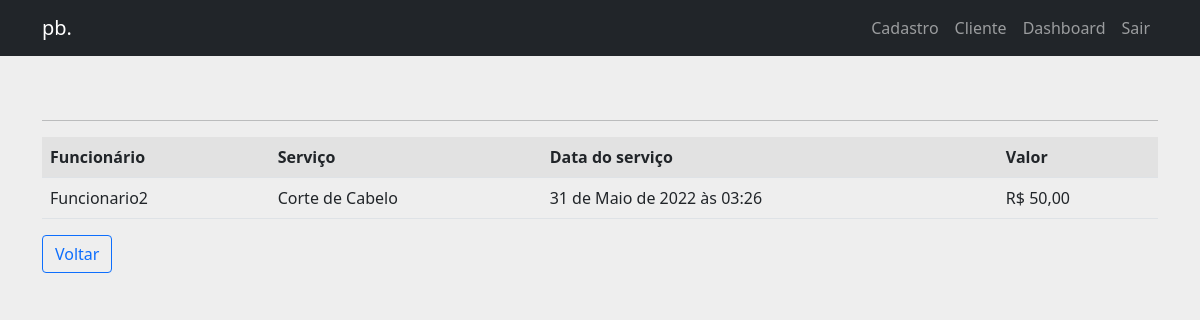
/clientes/historico/Cliente3/ (signed in), run on an earlier commit of the app's database.
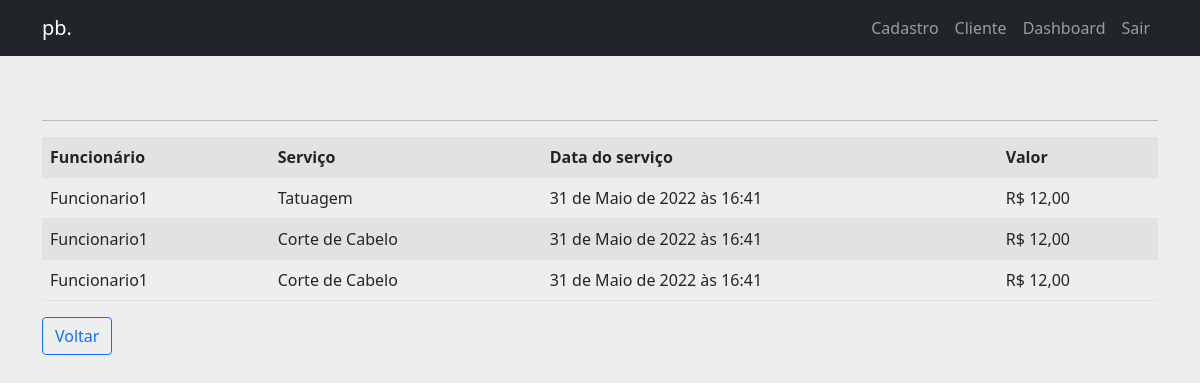
And on a later commit of the database.
### servico/models.py (models this page shows, shortened)
class Servico(models.Model):
    choices_services = [('1', 'Tatuagem'), ('2', 'Corte de Cabelo')]
    refferring_funcionario = models.ForeignKey(Funcionario, on_delete=models.CASCADE, verbose_name='Funcionário')
    cliente = models.ForeignKey(Cliente, on_delete=models.CASCADE)
    lista_servico = models.CharField(max_length=1, choices=choices_services, blank=False, null=False, verbose_name='Lista de serviços')
    valor_servico = models.DecimalField(default='', max_digits=7, decimal_places=2, verbose_name='Valor do serviço')
    data_servico = models.DateTimeField(null=False, verbose_name='Data do serviço')
    marcar_servico = models.BooleanField(default=True)
    modo_pagamento = models.BooleanField(default=False, verbose_name='Cartão de crédito')

### clientes/models.py (models this page shows)
class Funcionario(models.Model):
    nome_funcionario = models.CharField(max_length=70)
    cargo_funcionario = models.CharField(max_length=30)
    def __str__(self):
        return self.nome_funcionario

### servico/views.py (the view)
# urls.py: path('historico/<str:cliente>/', HistoricoCliente.as_view(), name='historico-cliente'),
class HistoricoCliente(ListView):
    model = Servico
    template_name = 'servico/historico_cliente.html'
    paginate_by = 6
    def get_queryset(self):
        historico = Servico.objects.filter(cliente__nome_cliente=self.kwargs.get('cliente')).order_by('data_servico')
        return historico

### templates/servico/historico_cliente.html (shortened to what this page needs)
{% extends 'base.html' %}
{% block content %}
{% if user.is_authenticated %}
        <div class="table-responsive">
          <div class="container">
            <table class="table table-striped">
                <hr>
                   <tr>
                        <th>Funcionário</th>
                        <th>Serviço</th>
                        <th>Data do serviço</th>
                        <th>Valor</th>
                   </tr>
                   {% for servico in object_list %}
                   <tr>
                            <td>{{ servico.refferring_funcionario }}</td>
                            <td>{{ servico.get_lista_servico_display }}</td>
                            <td>{{ servico.data_servico }}</td>
                            <td>R$ {{ servico.valor_servico }}</td>
                    {% empty %}
                         <td>Não há Histórico</td>
                    </tr>
                    {% endfor %}
            </table>
            <p><a class="btn btn-outline-primary" href="{% url 'servico:listar-clientes' %}">Voltar</a></p>
          </div>
        </div>
{% else %}
<p>Você não está logado</p>
<a href="{% url 'login' %}">Entrar</a>
{% endif %}
{% endblock %}

What changed in the data, as far as the page shows it:
removed Servico: refferring_funcionario "Funcionario2", lista_servico "Corte de Cabelo", data_servico "31 de Maio de 2022 às 03:26", valor_servico "50,00"
added Servico: refferring_funcionario "Funcionario1", lista_servico "Tatuagem", data_servico "31 de Maio de 2022 às 16:41", valor_servico "12,00"
added Servico: refferring_funcionario "Funcionario1", lista_servico "Corte de Cabelo", data_servico "31 de Maio de 2022 às 16:41", valor_servico "12,00"
added Servico: refferring_funcionario "Funcionario1", lista_servico "Corte de Cabelo", data_servico "31 de Maio de 2022 às 16:41", valor_servico "12,00"
